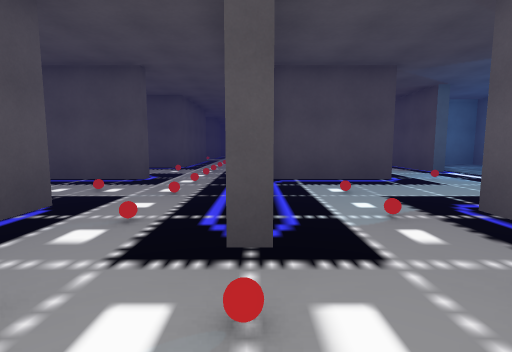
View 1 (above)

24 first-person views from a walk through a Unity game level. The camera is 1.3 m above the floor, tilts 6° down and sees 85° across. The floor is counted in squares, 2 m on a side. Each view is taken from the middle of a square. On the plan, view 1 faces up. The plan holds only what a view shows up to about 9 squares ahead; the rest is blank. The player is left out. Some animated figures are left out. Some surface patterns are stand-ins.

View 2
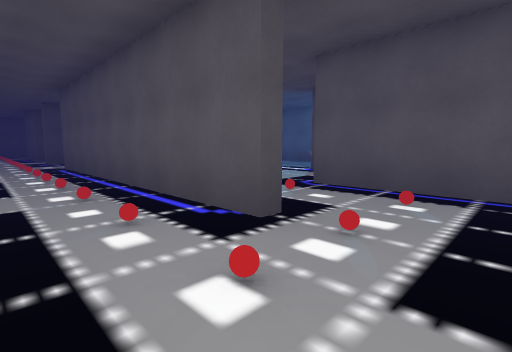

View 3
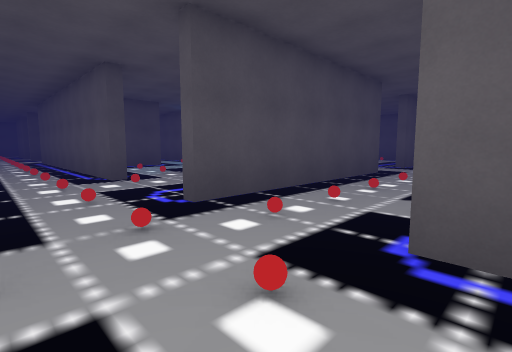

View 4
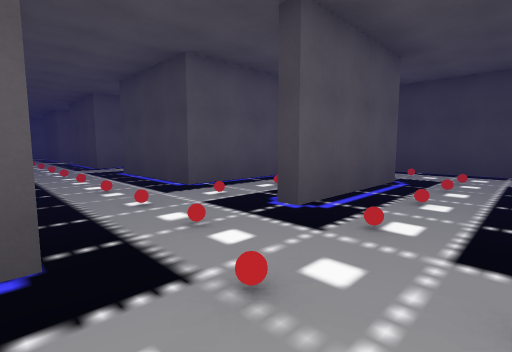

View 5
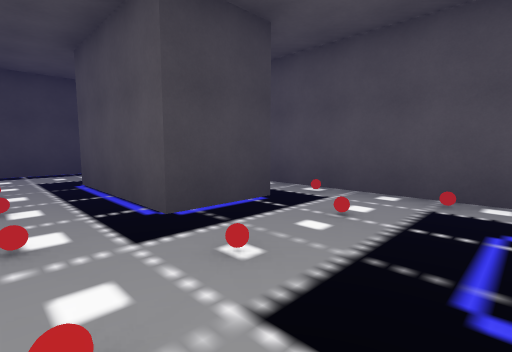

View 6
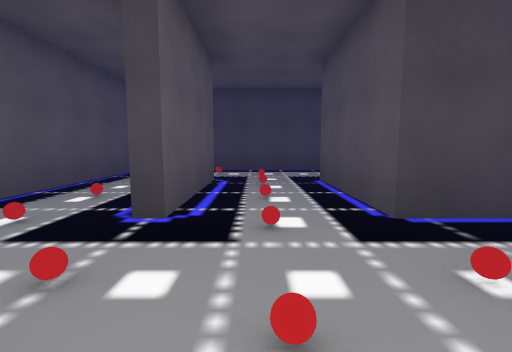

View 7
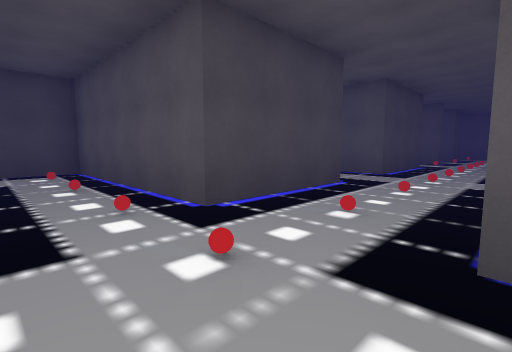

View 8
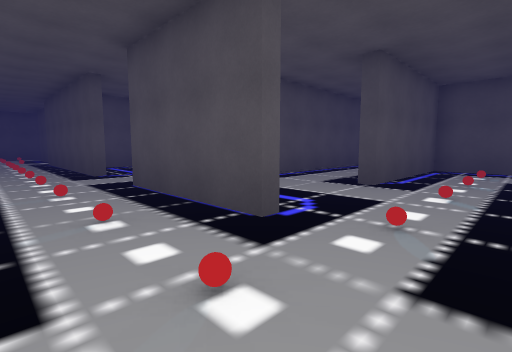

View 9
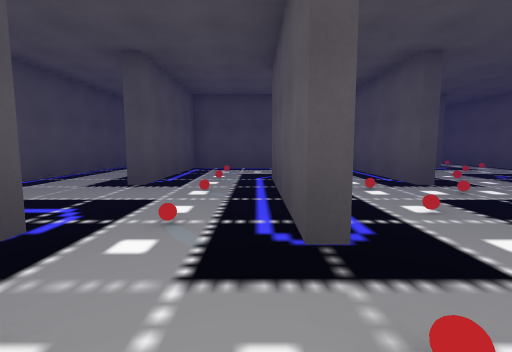

View 10
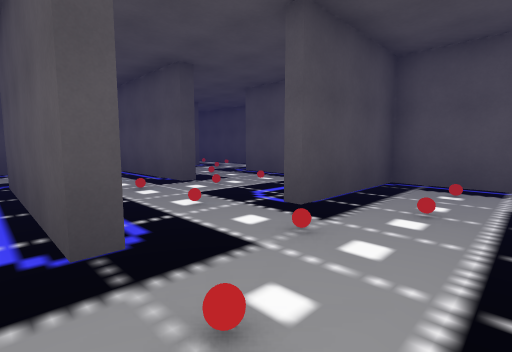

View 11
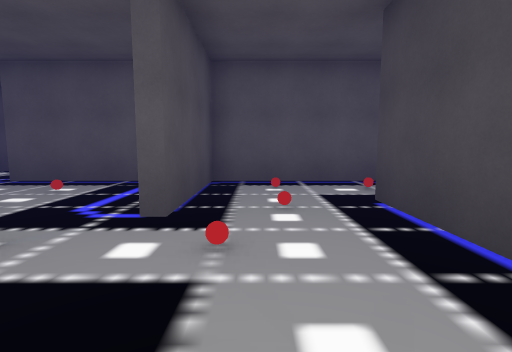

View 12
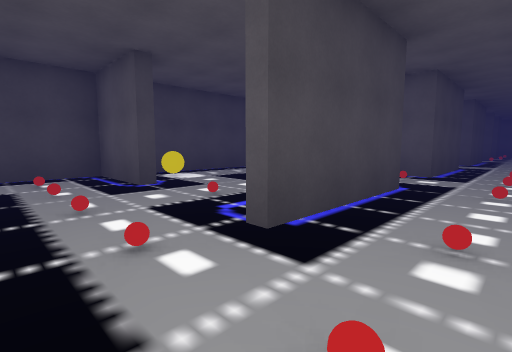

View 13
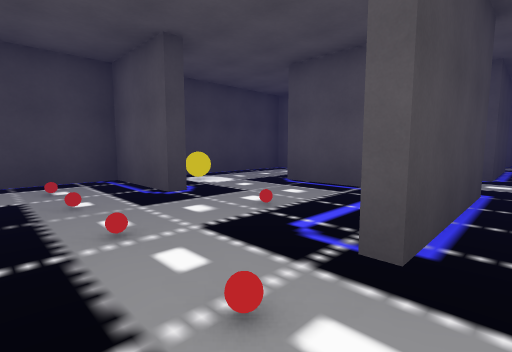

View 14
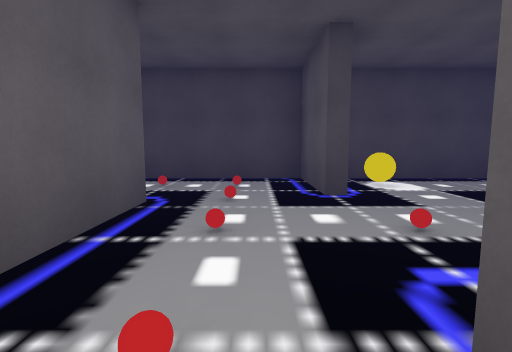

View 15
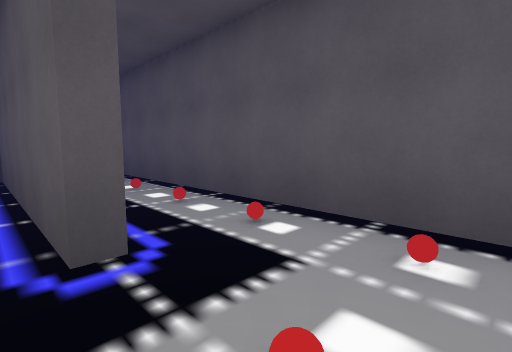

View 16
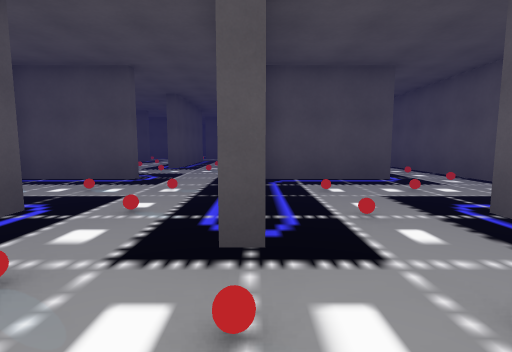

View 17
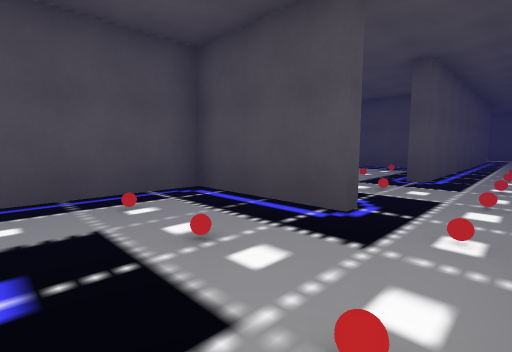

View 18
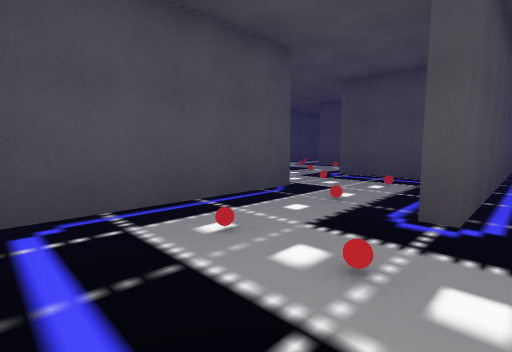

View 19
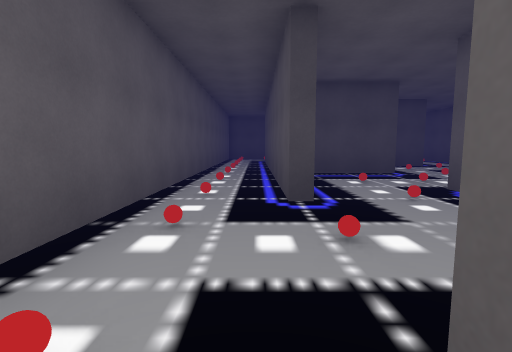

View 20
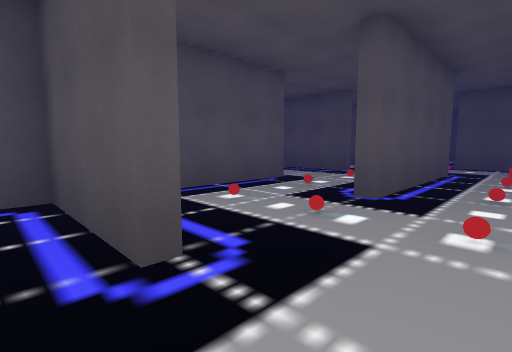

View 21
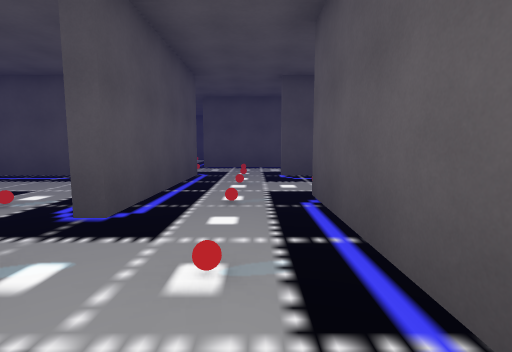

View 22
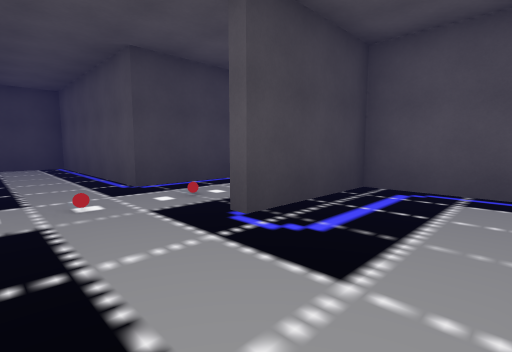

View 23
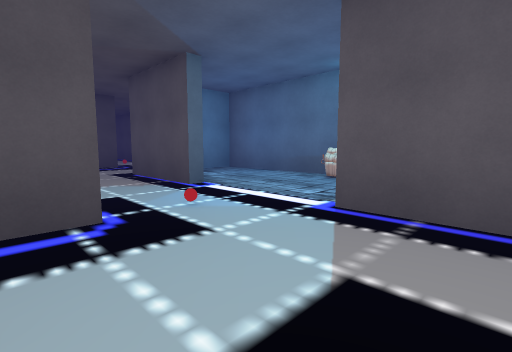

View 24
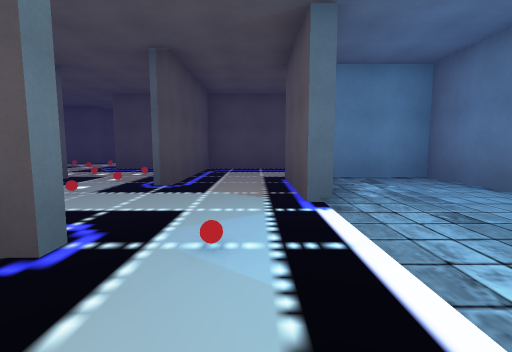

### Floor plan
Key: @ floor where view 1 was taken; # wall or solid block; . floor; O other object.
Columns run from 5 left of view 1 to 20 right of it. Each row starts with its distance up from view 1.
 15                  .###  #
 14                  ..O.  #
 13     O######  ###  ..####
 12     ... #..  ...  #O.. #
 11     OOO #..   ..O #OOO.#
 10    .O...#.#### ...#....#O
  9   #.O#O.#.#..# #O.#O#O.#.#
  8   ...#O...#..# #....#...O#
  7   .OO#.......# #O.OO#OO.O#
  6  ##.O###.O..O# ###..###..#
  5  ...O#...... # #....#...O#
  4   .OO#O...#  #.#O.OO#OO.O#
  3   #..#O...#  #.#O..O#O...#
  2    .O#..#    #.#..#.#..#O#
  1    .OOO.#.......O.#OOO.#O#
  0    .O@..#.........#O...#.#
 -1 #....######..###O.#.####O#
 -2 #.OOOOOO.OOO.OO.O.OOOO.#O#
 -3 #...O.O...........###..#.#
 -4 #.#..#..###..###O.#..O.#O#
 -5 # #.O#O.###..  #..#.OO.#O#
 -6   #.O#..###..  #O.#..O.#O#
 -7    .O. .###..  #O...#....#
 -8   ...O  ###..  #...O#O.OO#
 -9   ######  ###  #########

Where each view was taken, in squares from view 1:
view 1: 0 up, 0 right, facing up
view 2: 0 up, 2 left, facing up-right
view 3: 4 down, 2 left, facing up-right
view 4: 1 down, 2 left, facing down-right
view 5: 1 down, 1 left, facing down-left
view 6: 1 down, 1 left, facing down
view 7: 1 down, 12 right, facing down-left
view 8: 3 down, 12 right, facing up-left
view 9: 3 down, 12 right, facing up
view 10: 3 down, 12 right, facing up-right
view 11: 2 down, 12 right, facing right
view 12: 2 down, 17 right, facing down-left
view 13: 3 down, 17 right, facing down-left
view 14: 3 down, 16 right, facing down
view 15: 8 down, 17 right, facing up-right
view 16: 0 up, 15 right, facing up
view 17: 3 up, 19 right, facing up-left
view 18: 6 up, 18 right, facing up-left
view 19: 6 up, 18 right, facing down
view 20: 5 up, 14 right, facing up-left
view 21: 6 up, 14 right, facing up
view 22: 1 up, 7 right, facing down-left
view 23: 3 up, 2 right, facing up-right
view 24: 4 up, 4 right, facing up
